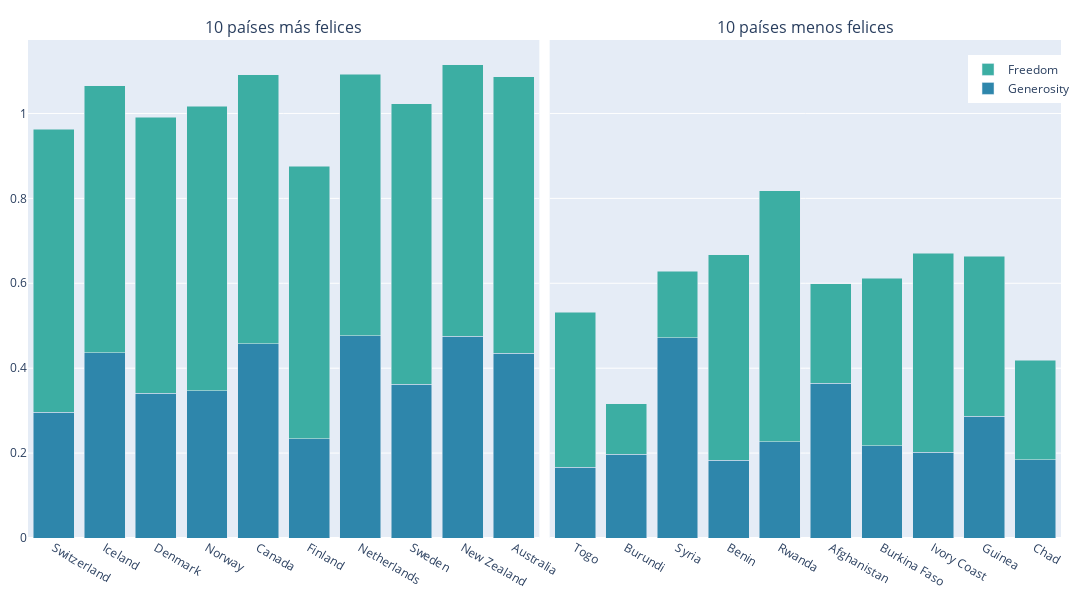

Notebook code for this chart:
### Code cell
fig1 = px.bar(
    datos_fel,
    x="Country",
    y=['Generosity','Freedom'],
    color_discrete_map={
        "Generosity": "#2E86AB",
        "Freedom": "#3CAEA3"
    }
)
fig2 = px.bar(
    datos_feli,
    x="Country",
    y=['Generosity','Freedom'],
    color_discrete_map={
        "Generosity": "#2E86AB",
        "Freedom": "#3CAEA3"
    }
)
fig = make_subplots(
    rows=1,
    cols=2,
    shared_yaxes=True,
    subplot_titles=('10 países más felices','10 países menos felices'),
    horizontal_spacing=0.01
)
for trace in fig1.data:
    trace.legendgroup = 'group1'
    trace.showlegend = False
    fig.add_trace(trace,row=1,col=1)
for trace in fig2.data:
    trace.legendgroup = 'group2'
    fig.add_trace(trace,row=1,col=2)

fig.update_layout(
    width=1400,
    height=600,
    barmode='stack',
    legend1=dict(x=0.91,y=0.97),
    margin=dict(l=20,r=20,t=40,b=10),
    # xaxis_tickangle=0
)
fig.show()

### Figure 1 — Plotly figure (JSON) as saved in the notebook; plotly's stock layout.template omitted (floating-point values rounded to 4 significant figures)
{"data": [{"hovertemplate": "variable=Generosity<br>Country=%{x}<br>value=%{y}<extra></extra>", "legendgroup": "group1", "marker": {"color": "#2E86AB", "pattern": {"shape": ""}}, "name": "Generosity", "orientation": "v", "showlegend": false, "textposition": "auto", "type": "bar", "x": ["Switzerland", "Iceland", "Denmark", "Norway", "Canada", "Finland", "Netherlands", "Sweden", "New Zealand", "Australia"], "xaxis": "x", "y": [0.2968, 0.4363, 0.3414, 0.347, 0.4581, 0.2335, 0.4761, 0.3626, 0.475, 0.4356], "yaxis": "y"}, {"hovertemplate": "variable=Freedom<br>Country=%{x}<br>value=%{y}<extra></extra>", "legendgroup": "group1", "marker": {"color": "#3CAEA3", "pattern": {"shape": ""}}, "name": "Freedom", "orientation": "v", "showlegend": false, "textposition": "auto", "type": "bar", "x": ["Switzerland", "Iceland", "Denmark", "Norway", "Canada", "Finland", "Netherlands", "Sweden", "New Zealand", "Australia"], "xaxis": "x", "y": [0.6656, 0.6288, 0.6494, 0.6697, 0.633, 0.6417, 0.6158, 0.6598, 0.6394, 0.6512], "yaxis": "y"}, {"hovertemplate": "variable=Generosity<br>Country=%{x}<br>value=%{y}<extra></extra>", "legendgroup": "group2", "marker": {"color": "#2E86AB", "pattern": {"shape": ""}}, "name": "Generosity", "orientation": "v", "showlegend": true, "textposition": "auto", "type": "bar", "x": ["Togo", "Burundi", "Syria", "Benin", "Rwanda", "Afghanistan", "Burkina Faso", "Ivory Coast", "Guinea", "Chad"], "xaxis": "x2", "y": [0.1668, 0.1973, 0.4718, 0.1826, 0.2263, 0.3651, 0.2175, 0.2016, 0.2866, 0.1839], "yaxis": "y2"}, {"hovertemplate": "variable=Freedom<br>Country=%{x}<br>value=%{y}<extra></extra>", "legendgroup": "group2", "marker": {"color": "#3CAEA3", "pattern": {"shape": ""}}, "name": "Freedom", "orientation": "v", "showlegend": true, "textposition": "auto", "type": "bar", "x": ["Togo", "Burundi", "Syria", "Benin", "Rwanda", "Afghanistan", "Burkina Faso", "Ivory Coast", "Guinea", "Chad"], "xaxis": "x2", "y": [0.3645, 0.1185, 0.1568, 0.4845, 0.592, 0.2341, 0.3949, 0.4687, 0.3772, 0.235], "yaxis": "y2"}], "layout": {"annotations": [{"font": {"size": 16}, "showarrow": false, "text": "10 países más felices", "x": 0.2475, "xanchor": "center", "xref": "paper", "y": 1, "yanchor": "bottom", "yref": "paper"}, {"font": {"size": 16}, "showarrow": false, "text": "10 países menos felices", "x": 0.7525, "xanchor": "center", "xref": "paper", "y": 1, "yanchor": "bottom", "yref": "paper"}], "barmode": "stack", "height": 600, "legend": {"x": 0.91, "y": 0.97}, "margin": {"b": 10, "l": 20, "r": 20, "t": 40}, "width": 1400, "xaxis": {"anchor": "y", "domain": [0, 0.495]}, "xaxis2": {"anchor": "y2", "domain": [0.505, 1]}, "yaxis": {"anchor": "x", "domain": [0, 1]}, "yaxis2": {"anchor": "x2", "domain": [0, 1], "matches": "y", "showticklabels": false}}}
